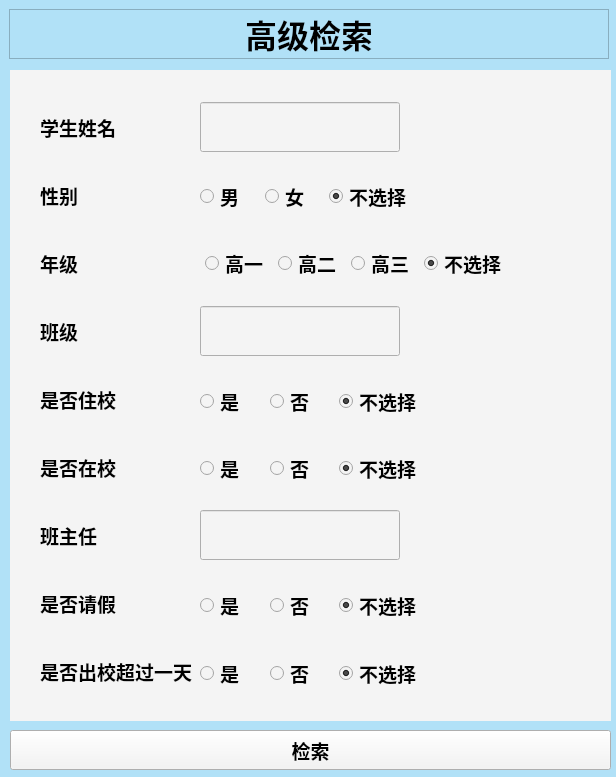
<?xml version="1.0" encoding="UTF-8"?>
<ui version="4.0">
 <class>Form</class>
 <widget class="QWidget" name="Form">
  <property name="geometry">
   <rect>
    <x>0</x>
    <y>0</y>
    <width>616</width>
    <height>777</height>
   </rect>
  </property>
  <property name="windowTitle">
   <string>Form</string>
  </property>
  <property name="styleSheet">
   <string notr="true">background-color: rgb(177, 225, 247);</string>
  </property>
  <widget class="QLabel" name="label">
   <property name="geometry">
    <rect>
     <x>9</x>
     <y>9</y>
     <width>600</width>
     <height>50</height>
    </rect>
   </property>
   <property name="minimumSize">
    <size>
     <width>600</width>
     <height>50</height>
    </size>
   </property>
   <property name="maximumSize">
    <size>
     <width>100000</width>
     <height>50</height>
    </size>
   </property>
   <property name="font">
    <font>
     <family>微软雅黑</family>
     <pointsize>24</pointsize>
     <weight>75</weight>
     <bold>true</bold>
    </font>
   </property>
   <property name="frameShape">
    <enum>QFrame::StyledPanel</enum>
   </property>
   <property name="text">
    <string>高级检索</string>
   </property>
   <property name="textFormat">
    <enum>Qt::AutoText</enum>
   </property>
   <property name="alignment">
    <set>Qt::AlignCenter</set>
   </property>
   <property name="wordWrap">
    <bool>false</bool>
   </property>
   <property name="margin">
    <number>0</number>
   </property>
   <property name="indent">
    <number>-1</number>
   </property>
  </widget>
  <widget class="QWidget" name="widget" native="true">
   <property name="geometry">
    <rect>
     <x>10</x>
     <y>70</y>
     <width>601</width>
     <height>651</height>
    </rect>
   </property>
   <property name="styleSheet">
    <string notr="true">background-color: rgb(244, 244, 244);</string>
   </property>
   <widget class="QWidget" name="layoutWidget">
    <property name="geometry">
     <rect>
      <x>30</x>
      <y>20</y>
      <width>161</width>
      <height>621</height>
     </rect>
    </property>
    <layout class="QVBoxLayout" name="verticalLayout">
     <item>
      <widget class="QLabel" name="label_2">
       <property name="maximumSize">
        <size>
         <width>16777215</width>
         <height>50</height>
        </size>
       </property>
       <property name="font">
        <font>
         <family>微软雅黑</family>
         <pointsize>14</pointsize>
         <weight>75</weight>
         <bold>true</bold>
        </font>
       </property>
       <property name="text">
        <string>学生姓名</string>
       </property>
       <property name="alignment">
        <set>Qt::AlignLeading|Qt::AlignLeft|Qt::AlignVCenter</set>
       </property>
      </widget>
     </item>
     <item>
      <widget class="QLabel" name="label_3">
       <property name="maximumSize">
        <size>
         <width>16777215</width>
         <height>50</height>
        </size>
       </property>
       <property name="font">
        <font>
         <family>微软雅黑</family>
         <pointsize>14</pointsize>
         <weight>75</weight>
         <bold>true</bold>
        </font>
       </property>
       <property name="text">
        <string>性别</string>
       </property>
       <property name="alignment">
        <set>Qt::AlignLeading|Qt::AlignLeft|Qt::AlignVCenter</set>
       </property>
      </widget>
     </item>
     <item>
      <widget class="QLabel" name="label_4">
       <property name="maximumSize">
        <size>
         <width>16777215</width>
         <height>50</height>
        </size>
       </property>
       <property name="font">
        <font>
         <family>微软雅黑</family>
         <pointsize>14</pointsize>
         <weight>75</weight>
         <bold>true</bold>
        </font>
       </property>
       <property name="text">
        <string>年级</string>
       </property>
       <property name="alignment">
        <set>Qt::AlignLeading|Qt::AlignLeft|Qt::AlignVCenter</set>
       </property>
      </widget>
     </item>
     <item>
      <widget class="QLabel" name="label_7">
       <property name="maximumSize">
        <size>
         <width>16777215</width>
         <height>50</height>
        </size>
       </property>
       <property name="font">
        <font>
         <family>微软雅黑</family>
         <pointsize>14</pointsize>
         <weight>75</weight>
         <bold>true</bold>
        </font>
       </property>
       <property name="text">
        <string>班级</string>
       </property>
       <property name="alignment">
        <set>Qt::AlignLeading|Qt::AlignLeft|Qt::AlignVCenter</set>
       </property>
      </widget>
     </item>
     <item>
      <widget class="QLabel" name="label_5">
       <property name="maximumSize">
        <size>
         <width>16777215</width>
         <height>50</height>
        </size>
       </property>
       <property name="font">
        <font>
         <family>微软雅黑</family>
         <pointsize>14</pointsize>
         <weight>75</weight>
         <bold>true</bold>
        </font>
       </property>
       <property name="text">
        <string>是否住校</string>
       </property>
       <property name="alignment">
        <set>Qt::AlignLeading|Qt::AlignLeft|Qt::AlignVCenter</set>
       </property>
      </widget>
     </item>
     <item>
      <widget class="QLabel" name="label_6">
       <property name="maximumSize">
        <size>
         <width>16777215</width>
         <height>50</height>
        </size>
       </property>
       <property name="font">
        <font>
         <family>微软雅黑</family>
         <pointsize>14</pointsize>
         <weight>75</weight>
         <bold>true</bold>
        </font>
       </property>
       <property name="text">
        <string>是否在校</string>
       </property>
       <property name="alignment">
        <set>Qt::AlignLeading|Qt::AlignLeft|Qt::AlignVCenter</set>
       </property>
      </widget>
     </item>
     <item>
      <widget class="QLabel" name="label_8">
       <property name="maximumSize">
        <size>
         <width>16777215</width>
         <height>50</height>
        </size>
       </property>
       <property name="font">
        <font>
         <family>微软雅黑</family>
         <pointsize>14</pointsize>
         <weight>75</weight>
         <bold>true</bold>
        </font>
       </property>
       <property name="text">
        <string>班主任</string>
       </property>
       <property name="alignment">
        <set>Qt::AlignLeading|Qt::AlignLeft|Qt::AlignVCenter</set>
       </property>
      </widget>
     </item>
     <item>
      <widget class="QLabel" name="label_9">
       <property name="maximumSize">
        <size>
         <width>16777215</width>
         <height>50</height>
        </size>
       </property>
       <property name="font">
        <font>
         <family>微软雅黑</family>
         <pointsize>14</pointsize>
         <weight>75</weight>
         <bold>true</bold>
        </font>
       </property>
       <property name="text">
        <string>是否请假</string>
       </property>
       <property name="alignment">
        <set>Qt::AlignLeading|Qt::AlignLeft|Qt::AlignVCenter</set>
       </property>
      </widget>
     </item>
     <item>
      <widget class="QLabel" name="label_10">
       <property name="maximumSize">
        <size>
         <width>16777215</width>
         <height>50</height>
        </size>
       </property>
       <property name="font">
        <font>
         <family>微软雅黑</family>
         <pointsize>14</pointsize>
         <weight>75</weight>
         <bold>true</bold>
        </font>
       </property>
       <property name="text">
        <string>是否出校超过一天</string>
       </property>
       <property name="alignment">
        <set>Qt::AlignLeading|Qt::AlignLeft|Qt::AlignVCenter</set>
       </property>
      </widget>
     </item>
    </layout>
   </widget>
   <widget class="QWidget" name="layoutWidget">
    <property name="geometry">
     <rect>
      <x>190</x>
      <y>20</y>
      <width>311</width>
      <height>621</height>
     </rect>
    </property>
    <layout class="QVBoxLayout" name="verticalLayout_2">
     <item>
      <widget class="QLineEdit" name="a1">
       <property name="minimumSize">
        <size>
         <width>0</width>
         <height>50</height>
        </size>
       </property>
       <property name="maximumSize">
        <size>
         <width>200</width>
         <height>16777215</height>
        </size>
       </property>
       <property name="font">
        <font>
         <family>微软雅黑</family>
         <pointsize>14</pointsize>
         <weight>75</weight>
         <bold>true</bold>
        </font>
       </property>
       <property name="clearButtonEnabled">
        <bool>true</bool>
       </property>
      </widget>
     </item>
     <item>
      <widget class="QWidget" name="widget_2" native="true">
       <property name="minimumSize">
        <size>
         <width>0</width>
         <height>50</height>
        </size>
       </property>
       <property name="maximumSize">
        <size>
         <width>16777215</width>
         <height>50</height>
        </size>
       </property>
       <widget class="QWidget" name="layoutWidget">
        <property name="geometry">
         <rect>
          <x>0</x>
          <y>10</y>
          <width>211</width>
          <height>32</height>
         </rect>
        </property>
        <layout class="QHBoxLayout" name="horizontalLayout">
         <item>
          <widget class="QRadioButton" name="b1">
           <property name="font">
            <font>
             <family>微软雅黑</family>
             <pointsize>14</pointsize>
             <weight>75</weight>
             <bold>true</bold>
            </font>
           </property>
           <property name="text">
            <string>男</string>
           </property>
           <property name="checkable">
            <bool>true</bool>
           </property>
          </widget>
         </item>
         <item>
          <widget class="QRadioButton" name="b2">
           <property name="font">
            <font>
             <family>微软雅黑</family>
             <pointsize>14</pointsize>
             <weight>75</weight>
             <bold>true</bold>
            </font>
           </property>
           <property name="text">
            <string>女</string>
           </property>
          </widget>
         </item>
         <item>
          <widget class="QRadioButton" name="b3">
           <property name="font">
            <font>
             <family>微软雅黑</family>
             <pointsize>14</pointsize>
             <weight>75</weight>
             <bold>true</bold>
            </font>
           </property>
           <property name="text">
            <string>不选择</string>
           </property>
           <property name="checked">
            <bool>true</bool>
           </property>
          </widget>
         </item>
        </layout>
       </widget>
      </widget>
     </item>
     <item>
      <widget class="QWidget" name="widget_3" native="true">
       <property name="minimumSize">
        <size>
         <width>0</width>
         <height>50</height>
        </size>
       </property>
       <property name="maximumSize">
        <size>
         <width>16777215</width>
         <height>50</height>
        </size>
       </property>
       <widget class="QWidget" name="layoutWidget">
        <property name="geometry">
         <rect>
          <x>5</x>
          <y>9</y>
          <width>301</width>
          <height>32</height>
         </rect>
        </property>
        <layout class="QHBoxLayout" name="horizontalLayout_4">
         <item>
          <widget class="QRadioButton" name="c1">
           <property name="font">
            <font>
             <family>微软雅黑</family>
             <pointsize>14</pointsize>
             <weight>75</weight>
             <bold>true</bold>
            </font>
           </property>
           <property name="text">
            <string>高一</string>
           </property>
           <property name="checked">
            <bool>false</bool>
           </property>
          </widget>
         </item>
         <item>
          <widget class="QRadioButton" name="c2">
           <property name="font">
            <font>
             <family>微软雅黑</family>
             <pointsize>14</pointsize>
             <weight>75</weight>
             <bold>true</bold>
            </font>
           </property>
           <property name="text">
            <string>高二</string>
           </property>
          </widget>
         </item>
         <item>
          <widget class="QRadioButton" name="c3">
           <property name="font">
            <font>
             <family>微软雅黑</family>
             <pointsize>14</pointsize>
             <weight>75</weight>
             <bold>true</bold>
            </font>
           </property>
           <property name="text">
            <string>高三</string>
           </property>
          </widget>
         </item>
         <item>
          <widget class="QRadioButton" name="c4">
           <property name="font">
            <font>
             <family>微软雅黑</family>
             <pointsize>14</pointsize>
             <weight>75</weight>
             <bold>true</bold>
            </font>
           </property>
           <property name="text">
            <string>不选择</string>
           </property>
           <property name="checked">
            <bool>true</bool>
           </property>
          </widget>
         </item>
        </layout>
       </widget>
      </widget>
     </item>
     <item>
      <widget class="QLineEdit" name="d1">
       <property name="minimumSize">
        <size>
         <width>0</width>
         <height>50</height>
        </size>
       </property>
       <property name="maximumSize">
        <size>
         <width>200</width>
         <height>16777215</height>
        </size>
       </property>
       <property name="font">
        <font>
         <family>微软雅黑</family>
         <pointsize>14</pointsize>
         <weight>75</weight>
         <bold>true</bold>
        </font>
       </property>
       <property name="clearButtonEnabled">
        <bool>true</bool>
       </property>
      </widget>
     </item>
     <item>
      <widget class="QWidget" name="widget_8" native="true">
       <property name="minimumSize">
        <size>
         <width>0</width>
         <height>50</height>
        </size>
       </property>
       <property name="maximumSize">
        <size>
         <width>16777215</width>
         <height>50</height>
        </size>
       </property>
       <widget class="QWidget" name="layoutWidget">
        <property name="geometry">
         <rect>
          <x>0</x>
          <y>10</y>
          <width>221</width>
          <height>34</height>
         </rect>
        </property>
        <layout class="QHBoxLayout" name="horizontalLayout_3">
         <item>
          <widget class="QRadioButton" name="e1">
           <property name="font">
            <font>
             <family>微软雅黑</family>
             <pointsize>14</pointsize>
             <weight>75</weight>
             <bold>true</bold>
            </font>
           </property>
           <property name="text">
            <string>是</string>
           </property>
           <property name="checked">
            <bool>false</bool>
           </property>
          </widget>
         </item>
         <item>
          <widget class="QRadioButton" name="e2">
           <property name="font">
            <font>
             <family>微软雅黑</family>
             <pointsize>14</pointsize>
             <weight>75</weight>
             <bold>true</bold>
            </font>
           </property>
           <property name="text">
            <string>否</string>
           </property>
          </widget>
         </item>
         <item>
          <widget class="QRadioButton" name="e3">
           <property name="font">
            <font>
             <family>微软雅黑</family>
             <pointsize>14</pointsize>
             <weight>75</weight>
             <bold>true</bold>
            </font>
           </property>
           <property name="text">
            <string>不选择</string>
           </property>
           <property name="checked">
            <bool>true</bool>
           </property>
          </widget>
         </item>
        </layout>
       </widget>
      </widget>
     </item>
     <item>
      <widget class="QWidget" name="widget_10" native="true">
       <property name="minimumSize">
        <size>
         <width>0</width>
         <height>50</height>
        </size>
       </property>
       <property name="maximumSize">
        <size>
         <width>16777215</width>
         <height>50</height>
        </size>
       </property>
       <widget class="QWidget" name="layoutWidget">
        <property name="geometry">
         <rect>
          <x>0</x>
          <y>10</y>
          <width>221</width>
          <height>32</height>
         </rect>
        </property>
        <layout class="QHBoxLayout" name="horizontalLayout_2">
         <item>
          <widget class="QRadioButton" name="f1">
           <property name="font">
            <font>
             <family>微软雅黑</family>
             <pointsize>14</pointsize>
             <weight>75</weight>
             <bold>true</bold>
            </font>
           </property>
           <property name="text">
            <string>是</string>
           </property>
           <property name="checked">
            <bool>false</bool>
           </property>
          </widget>
         </item>
         <item>
          <widget class="QRadioButton" name="f2">
           <property name="font">
            <font>
             <family>微软雅黑</family>
             <pointsize>14</pointsize>
             <weight>75</weight>
             <bold>true</bold>
            </font>
           </property>
           <property name="text">
            <string>否</string>
           </property>
          </widget>
         </item>
         <item>
          <widget class="QRadioButton" name="f3">
           <property name="font">
            <font>
             <family>微软雅黑</family>
             <pointsize>14</pointsize>
             <weight>75</weight>
             <bold>true</bold>
            </font>
           </property>
           <property name="text">
            <string>不选择</string>
           </property>
           <property name="checked">
            <bool>true</bool>
           </property>
          </widget>
         </item>
        </layout>
       </widget>
      </widget>
     </item>
     <item>
      <widget class="QLineEdit" name="g1">
       <property name="minimumSize">
        <size>
         <width>0</width>
         <height>50</height>
        </size>
       </property>
       <property name="maximumSize">
        <size>
         <width>200</width>
         <height>16777215</height>
        </size>
       </property>
       <property name="font">
        <font>
         <family>微软雅黑</family>
         <pointsize>14</pointsize>
         <weight>75</weight>
         <bold>true</bold>
        </font>
       </property>
       <property name="clearButtonEnabled">
        <bool>true</bool>
       </property>
      </widget>
     </item>
     <item>
      <widget class="QWidget" name="widget_9" native="true">
       <property name="minimumSize">
        <size>
         <width>0</width>
         <height>50</height>
        </size>
       </property>
       <property name="maximumSize">
        <size>
         <width>16777215</width>
         <height>50</height>
        </size>
       </property>
       <widget class="QWidget" name="layoutWidget_3">
        <property name="geometry">
         <rect>
          <x>0</x>
          <y>10</y>
          <width>221</width>
          <height>34</height>
         </rect>
        </property>
        <layout class="QHBoxLayout" name="horizontalLayout_7">
         <item>
          <widget class="QRadioButton" name="h1">
           <property name="font">
            <font>
             <family>微软雅黑</family>
             <pointsize>14</pointsize>
             <weight>75</weight>
             <bold>true</bold>
            </font>
           </property>
           <property name="text">
            <string>是</string>
           </property>
           <property name="checked">
            <bool>false</bool>
           </property>
          </widget>
         </item>
         <item>
          <widget class="QRadioButton" name="h2">
           <property name="font">
            <font>
             <family>微软雅黑</family>
             <pointsize>14</pointsize>
             <weight>75</weight>
             <bold>true</bold>
            </font>
           </property>
           <property name="text">
            <string>否</string>
           </property>
          </widget>
         </item>
         <item>
          <widget class="QRadioButton" name="h3">
           <property name="font">
            <font>
             <family>微软雅黑</family>
             <pointsize>14</pointsize>
             <weight>75</weight>
             <bold>true</bold>
            </font>
           </property>
           <property name="text">
            <string>不选择</string>
           </property>
           <property name="checked">
            <bool>true</bool>
           </property>
          </widget>
         </item>
        </layout>
       </widget>
      </widget>
     </item>
     <item>
      <widget class="QWidget" name="widget_11" native="true">
       <property name="minimumSize">
        <size>
         <width>0</width>
         <height>50</height>
        </size>
       </property>
       <property name="maximumSize">
        <size>
         <width>16777215</width>
         <height>50</height>
        </size>
       </property>
       <widget class="QWidget" name="layoutWidget_4">
        <property name="geometry">
         <rect>
          <x>0</x>
          <y>10</y>
          <width>221</width>
          <height>34</height>
         </rect>
        </property>
        <layout class="QHBoxLayout" name="horizontalLayout_8">
         <item>
          <widget class="QRadioButton" name="i1">
           <property name="font">
            <font>
             <family>微软雅黑</family>
             <pointsize>14</pointsize>
             <weight>75</weight>
             <bold>true</bold>
            </font>
           </property>
           <property name="text">
            <string>是</string>
           </property>
           <property name="checked">
            <bool>false</bool>
           </property>
          </widget>
         </item>
         <item>
          <widget class="QRadioButton" name="i2">
           <property name="font">
            <font>
             <family>微软雅黑</family>
             <pointsize>14</pointsize>
             <weight>75</weight>
             <bold>true</bold>
            </font>
           </property>
           <property name="text">
            <string>否</string>
           </property>
          </widget>
         </item>
         <item>
          <widget class="QRadioButton" name="i3">
           <property name="font">
            <font>
             <family>微软雅黑</family>
             <pointsize>14</pointsize>
             <weight>75</weight>
             <bold>true</bold>
            </font>
           </property>
           <property name="text">
            <string>不选择</string>
           </property>
           <property name="checked">
            <bool>true</bool>
           </property>
          </widget>
         </item>
        </layout>
       </widget>
      </widget>
     </item>
    </layout>
   </widget>
  </widget>
  <widget class="QPushButton" name="Button">
   <property name="geometry">
    <rect>
     <x>10</x>
     <y>730</y>
     <width>601</width>
     <height>40</height>
    </rect>
   </property>
   <property name="minimumSize">
    <size>
     <width>600</width>
     <height>40</height>
    </size>
   </property>
   <property name="maximumSize">
    <size>
     <width>9999</width>
     <height>40</height>
    </size>
   </property>
   <property name="sizeIncrement">
    <size>
     <width>0</width>
     <height>40</height>
    </size>
   </property>
   <property name="font">
    <font>
     <family>微软雅黑</family>
     <pointsize>14</pointsize>
     <weight>75</weight>
     <bold>true</bold>
    </font>
   </property>
   <property name="styleSheet">
    <string notr="true">background-color: rgb(244, 244, 244);</string>
   </property>
   <property name="text">
    <string>检索</string>
   </property>
  </widget>
 </widget>
 <resources/>
 <connections/>
</ui>
